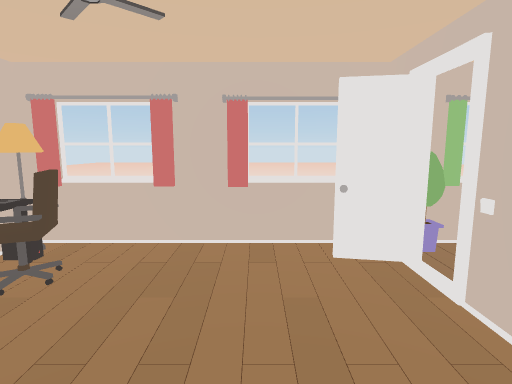
View 1 (above)

17 first-person views from a walk through a 3-D level made in the Unity game engine. The camera is 1.2 m above the floor, tilts 8° down and sees 80° across. The floor is counted in squares, 1 m on a side. Each view is taken from the middle of a square. On the plan, view 1 faces up. The plan holds only what a view shows up to about 13 squares ahead; the rest is blank. The place goes on beyond the plan. The player is left out. Door leaves are left out, so doorways stand open. Some surface patterns are stand-ins.

View 2
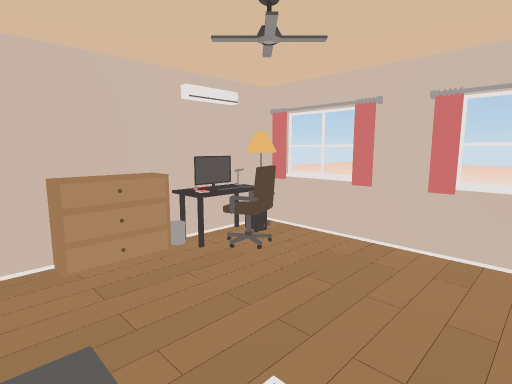

View 3
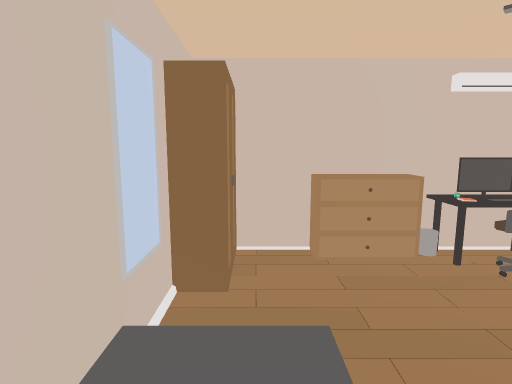

View 4
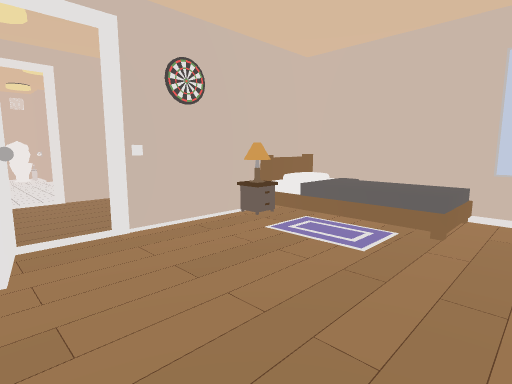

View 5
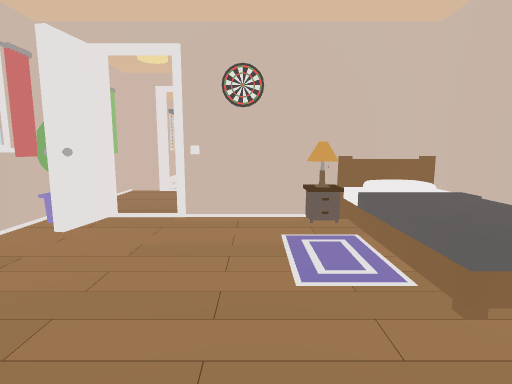

View 6
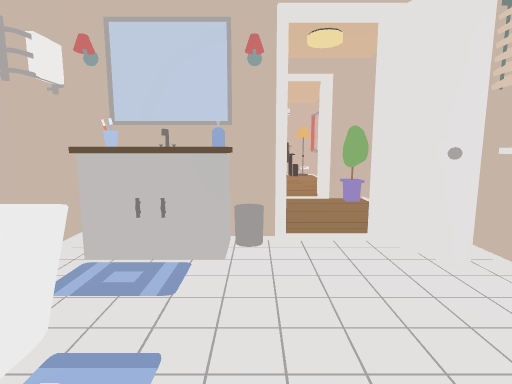

View 7
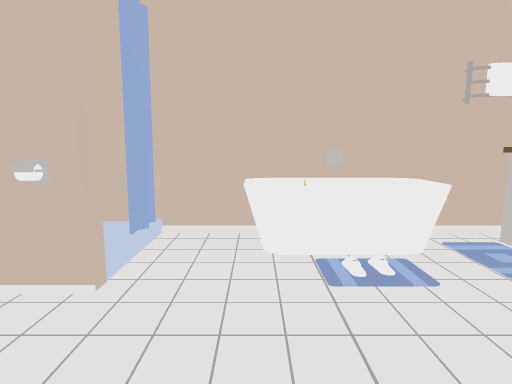

View 8
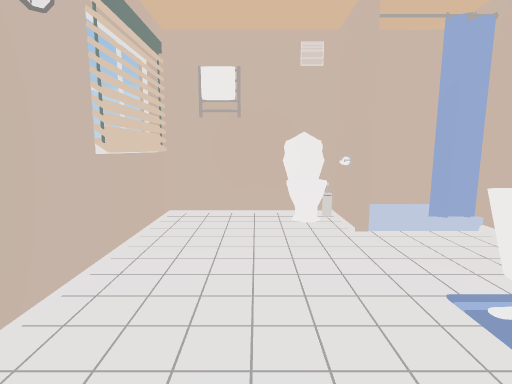

View 9
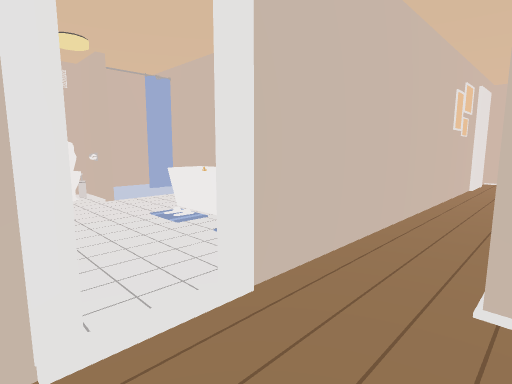

View 10
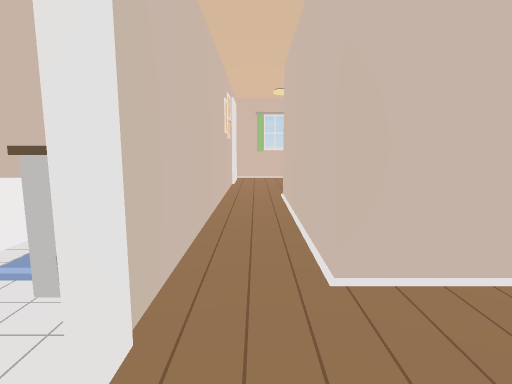

View 11
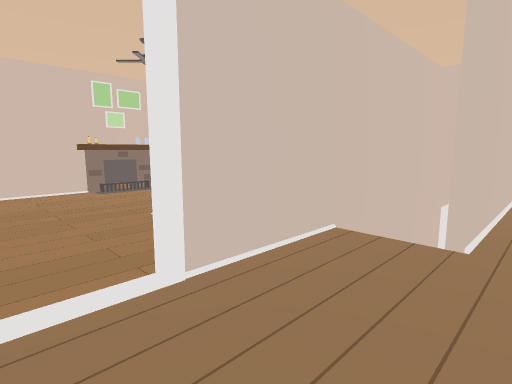

View 12
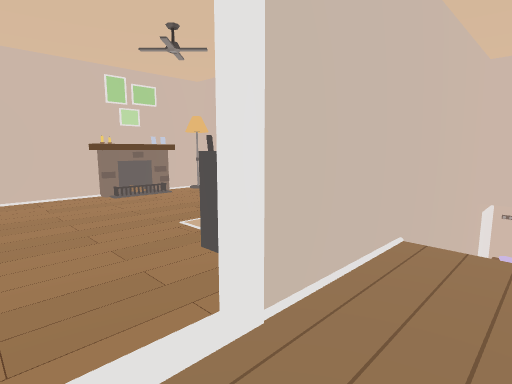

View 13
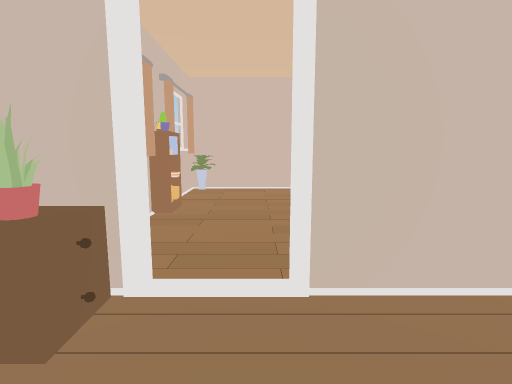

View 14
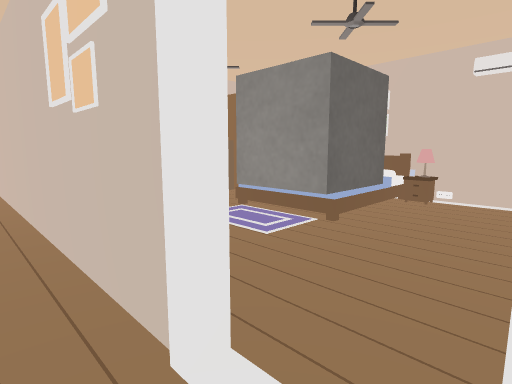

View 15
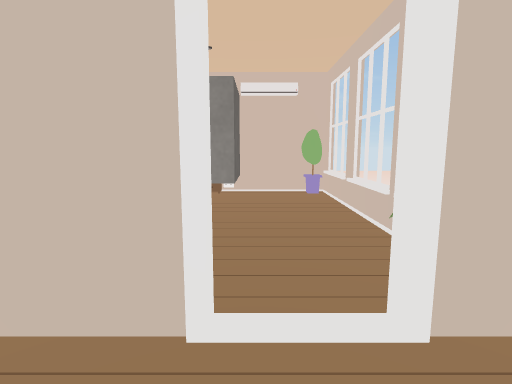

View 16
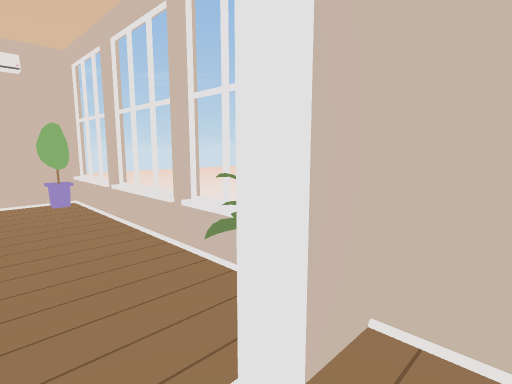

View 17
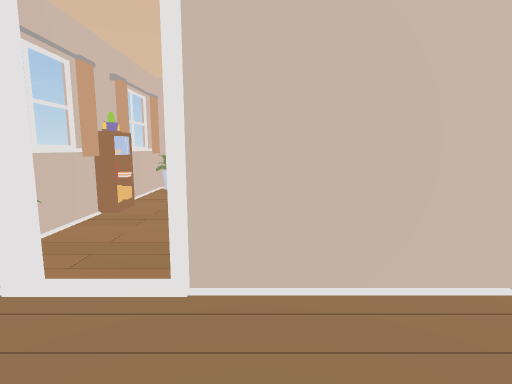

### Floor plan
Key: @ floor where view 1 was taken; # wall or solid block; . main floor; : floor 0.25 m higher than the main floor; + floor 0.5 m higher than the main floor; / step, stairs or slope; D open door; = window, fence, low wall or low ledge; ^ raised ledge; v drop or lower ground; L lamp; C chair; M computer; I mirror; T toilet; N nightstand; B bottle; S shower; P picture; E bed; U cube; O other object.
Columns run from 4 left of view 1 to 13 right of it. Each row starts with its distance up from view 1.
  6 ########D########v
  5 L....###..##.....#
  4 MC...............#
  3 OO.....#..B.....T#
  2 ^......##.OOOOO###
  1 ^.....L##.OOO OS##
  0 ##./@+N##.#
 -1 ##I ## ##.#
 -2 L      v#.#  .:
 -3 P.OO   vv.  ..+
 -4 O.... O...P ..EE=#
 -5 #....OO...#UU...N#
 -6 #.....D#..#UU... #
 -7 #.   .D^..DO....##
 -8 ###########=#=##Ov

Where each view was taken, in squares from view 1:
view 1: 0 up, 0 right, facing up
view 2: 0 up, 1 right, facing up-left
view 3: 0 up, 1 right, facing left
view 4: 5 up, 2 left, facing down-right
view 5: 2 up, 3 left, facing right
view 6: 3 up, 10 right, facing left
view 7: 5 up, 10 right, facing down
view 8: 4 up, 7 right, facing right
view 9: 5 up, 4 right, facing down-right
view 10: 5 up, 5 right, facing down
view 11: 7 down, 5 right, facing up-left
view 12: 7 down, 4 right, facing up-left
view 13: 6 down, 5 right, facing left
view 14: 7 down, 5 right, facing up-right
view 15: 6 down, 4 right, facing right
view 16: 6 down, 5 right, facing down-right
view 17: 5 down, 5 right, facing left
